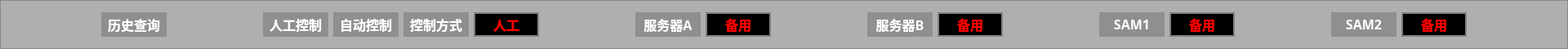
  <widget class="QFrame" name="frame">
   <property name="geometry">
    <rect>
     <x>0</x>
     <y>0</y>
     <width>1920</width>
     <height>60</height>
    </rect>
   </property>
   <property name="sizePolicy">
    <sizepolicy hsizetype="Fixed" vsizetype="Fixed">
     <horstretch>0</horstretch>
     <verstretch>0</verstretch>
    </sizepolicy>
   </property>
   <property name="minimumSize">
    <size>
     <width>1920</width>
     <height>60</height>
    </size>
   </property>
   <property name="maximumSize">
    <size>
     <width>1920</width>
     <height>60</height>
    </size>
   </property>
   <property name="styleSheet">
    <string notr="true">background-color: rgb(175, 175, 175);</string>
   </property>
   <property name="frameShape">
    <enum>QFrame::StyledPanel</enum>
   </property>
   <property name="frameShadow">
    <enum>QFrame::Raised</enum>
   </property>
   <layout class="QHBoxLayout" name="horizontalLayout_3">
    <item>
     <spacer name="horizontalSpacer_2">
      <property name="orientation">
       <enum>Qt::Horizontal</enum>
      </property>
      <property name="sizeHint" stdset="0">
       <size>
        <width>102</width>
        <height>20</height>
       </size>
      </property>
     </spacer>
    </item>
    <item>
     <widget class="QPushButton" name="BTN_search">
      <property name="sizePolicy">
       <sizepolicy hsizetype="Fixed" vsizetype="Fixed">
        <horstretch>0</horstretch>
        <verstretch>0</verstretch>
       </sizepolicy>
      </property>
      <property name="minimumSize">
       <size>
        <width>80</width>
        <height>30</height>
       </size>
      </property>
      <property name="maximumSize">
       <size>
        <width>80</width>
        <height>30</height>
       </size>
      </property>
      <property name="font">
       <font>
        <family>Microsoft YaHei</family>
        <pointsize>12</pointsize>
        <weight>75</weight>
        <bold>true</bold>
       </font>
      </property>
      <property name="styleSheet">
       <string notr="true">/* 正常状态 */
QPushButton {
    border-radius: 0px;             /* 直角矩形 */
    background-color: rgb(143, 143, 143); /* 红色背景 */
	color:rgb(255, 255, 255);
}

/* 按下状态（保持不透明） */
QPushButton:pressed {
    background-color: rgb(100, 100, 100); /* 按下时变暗，但不透明 */
    border: 1px solid #888;           /* 添加边框增强点击反馈 */
	color:rgb(255, 255, 255);
}</string>
      </property>
      <property name="text">
       <string>历史查询</string>
      </property>
     </widget>
    </item>
    <item>
     <spacer name="horizontalSpacer_9">
      <property name="orientation">
       <enum>Qt::Horizontal</enum>
      </property>
      <property name="sizeHint" stdset="0">
       <size>
        <width>102</width>
        <height>20</height>
       </size>
      </property>
     </spacer>
    </item>
    <item>
     <layout class="QHBoxLayout" name="horizontalLayout">
      <item>
       <widget class="QPushButton" name="BTN_manual">
        <property name="sizePolicy">
         <sizepolicy hsizetype="Fixed" vsizetype="Fixed">
          <horstretch>0</horstretch>
          <verstretch>0</verstretch>
         </sizepolicy>
        </property>
        <property name="minimumSize">
         <size>
          <width>80</width>
          <height>30</height>
         </size>
        </property>
        <property name="maximumSize">
         <size>
          <width>80</width>
          <height>30</height>
         </size>
        </property>
        <property name="font">
         <font>
          <family>Microsoft YaHei</family>
          <pointsize>12</pointsize>
          <weight>75</weight>
          <bold>true</bold>
         </font>
        </property>
        <property name="styleSheet">
         <string notr="true">/* 正常状态 */
QPushButton {
    border-radius: 0px;             /* 直角矩形 */
    background-color: rgb(143, 143, 143); /* 红色背景 */
	color:rgb(255, 255, 255);
}

/* 按下状态（保持不透明） */
QPushButton:pressed {
    background-color: rgb(100, 100, 100); /* 按下时变暗，但不透明 */
    border: 1px solid #888;           /* 添加边框增强点击反馈 */
	color:rgb(255, 255, 255);
}</string>
        </property>
        <property name="text">
         <string>人工控制</string>
        </property>
       </widget>
      </item>
      <item>
       <widget class="QPushButton" name="BTN_auto">
        <property name="sizePolicy">
         <sizepolicy hsizetype="Fixed" vsizetype="Fixed">
          <horstretch>0</horstretch>
          <verstretch>0</verstretch>
         </sizepolicy>
        </property>
        <property name="minimumSize">
         <size>
          <width>80</width>
          <height>30</height>
         </size>
        </property>
        <property name="maximumSize">
         <size>
          <width>80</width>
          <height>30</height>
         </size>
        </property>
        <property name="font">
         <font>
          <family>Microsoft YaHei</family>
          <pointsize>12</pointsize>
          <weight>75</weight>
          <bold>true</bold>
         </font>
        </property>
        <property name="styleSheet">
         <string notr="true">/* 正常状态 */
QPushButton {
    border-radius: 0px;             /* 直角矩形 */
    background-color: rgb(143, 143, 143); /* 红色背景 */
	color:rgb(255, 255, 255);
}

/* 按下状态（保持不透明） */
QPushButton:pressed {
    background-color: rgb(100, 100, 100); /* 按下时变暗，但不透明 */
    border: 1px solid #888;           /* 添加边框增强点击反馈 */
	color:rgb(255, 255, 255);
}</string>
        </property>
        <property name="text">
         <string>自动控制</string>
        </property>
       </widget>
      </item>
      <item>
       <widget class="QLabel" name="label_handorauto">
        <property name="sizePolicy">
         <sizepolicy hsizetype="Fixed" vsizetype="Fixed">
          <horstretch>0</horstretch>
          <verstretch>0</verstretch>
         </sizepolicy>
        </property>
        <property name="minimumSize">
         <size>
          <width>80</width>
          <height>30</height>
         </size>
        </property>
        <property name="maximumSize">
         <size>
          <width>80</width>
          <height>30</height>
         </size>
        </property>
        <property name="font">
         <font>
          <family>Microsoft YaHei</family>
          <pointsize>12</pointsize>
         </font>
        </property>
        <property name="styleSheet">
         <string notr="true">background-color: rgb(143, 143, 143);
color: rgb(255, 255, 255);
</string>
        </property>
        <property name="text">
         <string>&lt;html&gt;&lt;head/&gt;&lt;body&gt;&lt;p align=&quot;center&quot;&gt;&lt;span style=&quot; font-size:12pt; font-weight:600;&quot;&gt;控制方式&lt;/span&gt;&lt;/p&gt;&lt;/body&gt;&lt;/html&gt;</string>
        </property>
        <property name="alignment">
         <set>Qt::AlignCenter</set>
        </property>
       </widget>
      </item>
      <item>
       <widget class="QLabel" name="label_control_method">
        <property name="sizePolicy">
         <sizepolicy hsizetype="Fixed" vsizetype="Fixed">
          <horstretch>0</horstretch>
          <verstretch>0</verstretch>
         </sizepolicy>
        </property>
        <property name="minimumSize">
         <size>
          <width>80</width>
          <height>30</height>
         </size>
        </property>
        <property name="maximumSize">
         <size>
          <width>80</width>
          <height>30</height>
         </size>
        </property>
        <property name="font">
         <font>
          <family>Microsoft YaHei</family>
          <pointsize>12</pointsize>
         </font>
        </property>
        <property name="styleSheet">
         <string notr="true">background-color: rgb(0, 0, 0);
color: rgb(255, 0, 0);
border: 2px solid gray;

</string>
        </property>
        <property name="text">
         <string>&lt;html&gt;&lt;head/&gt;&lt;body&gt;&lt;p align=&quot;center&quot;&gt;&lt;span style=&quot; font-size:12pt; font-weight:600;&quot;&gt;人工&lt;/span&gt;&lt;/p&gt;&lt;/body&gt;&lt;/html&gt;</string>
        </property>
        <property name="alignment">
         <set>Qt::AlignCenter</set>
        </property>
       </widget>
      </item>
     </layout>
    </item>
    <item>
     <spacer name="horizontalSpacer_4">
      <property name="orientation">
       <enum>Qt::Horizontal</enum>
      </property>
      <property name="sizeHint" stdset="0">
       <size>
        <width>102</width>
        <height>20</height>
       </size>
      </property>
     </spacer>
    </item>
    <item>
     <layout class="QHBoxLayout" name="horizontalLayout_4">
      <item>
       <widget class="QLabel" name="label_serverA">
        <property name="sizePolicy">
         <sizepolicy hsizetype="Fixed" vsizetype="Preferred">
          <horstretch>0</horstretch>
          <verstretch>0</verstretch>
         </sizepolicy>
        </property>
        <property name="minimumSize">
         <size>
          <width>80</width>
          <height>30</height>
         </size>
        </property>
        <property name="maximumSize">
         <size>
          <width>80</width>
          <height>30</height>
         </size>
        </property>
        <property name="font">
         <font>
          <family>Microsoft YaHei</family>
          <pointsize>12</pointsize>
         </font>
        </property>
        <property name="styleSheet">
         <string notr="true">background-color: rgb(143, 143, 143);
color: rgb(255, 255, 255);
</string>
        </property>
        <property name="text">
         <string>&lt;html&gt;&lt;head/&gt;&lt;body&gt;&lt;p align=&quot;center&quot;&gt;&lt;span style=&quot; font-size:12pt; font-weight:600;&quot;&gt;服务器A&lt;/span&gt;&lt;/p&gt;&lt;/body&gt;&lt;/html&gt;</string>
        </property>
        <property name="alignment">
         <set>Qt::AlignCenter</set>
        </property>
       </widget>
      </item>
      <item>
       <widget class="QLabel" name="label_serverA_state">
        <property name="sizePolicy">
         <sizepolicy hsizetype="Fixed" vsizetype="Preferred">
          <horstretch>0</horstretch>
          <verstretch>0</verstretch>
         </sizepolicy>
        </property>
        <property name="minimumSize">
         <size>
          <width>80</width>
          <height>30</height>
         </size>
        </property>
        <property name="maximumSize">
         <size>
          <width>80</width>
          <height>30</height>
         </size>
        </property>
        <property name="font">
         <font>
          <family>Microsoft YaHei</family>
          <pointsize>12</pointsize>
         </font>
        </property>
        <property name="styleSheet">
         <string notr="true">background-color: rgb(0, 0, 0);
color: rgb(255, 0, 0);
border: 2px solid gray;
</string>
        </property>
        <property name="text">
         <string>&lt;html&gt;&lt;head/&gt;&lt;body&gt;&lt;p align=&quot;center&quot;&gt;&lt;span style=&quot; font-size:12pt; font-weight:600;&quot;&gt;备用&lt;/span&gt;&lt;/p&gt;&lt;/body&gt;&lt;/html&gt;</string>
        </property>
        <property name="alignment">
         <set>Qt::AlignCenter</set>
        </property>
       </widget>
      </item>
     </layout>
    </item>
    <item>
     <spacer name="horizontalSpacer_5">
      <property name="orientation">
       <enum>Qt::Horizontal</enum>
      </property>
      <property name="sizeHint" stdset="0">
       <size>
        <width>103</width>
        <height>20</height>
       </size>
      </property>
     </spacer>
    </item>
    <item>
     <layout class="QHBoxLayout" name="horizontalLayout_5">
      <item>
       <widget class="QLabel" name="label_serverB">
        <property name="sizePolicy">
         <sizepolicy hsizetype="Fixed" vsizetype="Fixed">
          <horstretch>0</horstretch>
          <verstretch>0</verstretch>
         </sizepolicy>
        </property>
        <property name="minimumSize">
         <size>
          <width>80</width>
          <height>30</height>
         </size>
        </property>
        <property name="maximumSize">
         <size>
          <width>80</width>
          <height>30</height>
         </size>
        </property>
        <property name="font">
         <font>
          <family>Microsoft YaHei</family>
          <pointsize>12</pointsize>
         </font>
        </property>
        <property name="styleSheet">
         <string notr="true">background-color: rgb(143, 143, 143);
color: rgb(255, 255, 255);
</string>
        </property>
        <property name="text">
         <string>&lt;html&gt;&lt;head/&gt;&lt;body&gt;&lt;p align=&quot;center&quot;&gt;&lt;span style=&quot; font-size:12pt; font-weight:600;&quot;&gt;服务器B&lt;/span&gt;&lt;/p&gt;&lt;/body&gt;&lt;/html&gt;</string>
        </property>
        <property name="alignment">
         <set>Qt::AlignCenter</set>
        </property>
       </widget>
      </item>
      <item>
       <widget class="QLabel" name="label_serverB_state">
        <property name="sizePolicy">
         <sizepolicy hsizetype="Fixed" vsizetype="Fixed">
          <horstretch>0</horstretch>
          <verstretch>0</verstretch>
         </sizepolicy>
        </property>
        <property name="minimumSize">
         <size>
          <width>80</width>
          <height>30</height>
         </size>
        </property>
        <property name="maximumSize">
         <size>
          <width>80</width>
          <height>30</height>
         </size>
        </property>
        <property name="font">
         <font>
          <family>Microsoft YaHei</family>
          <pointsize>12</pointsize>
         </font>
        </property>
        <property name="styleSheet">
         <string notr="true">background-color: rgb(0, 0, 0);
color: rgb(255, 0, 0);
border: 2px solid gray;

</string>
        </property>
        <property name="text">
         <string>&lt;html&gt;&lt;head/&gt;&lt;body&gt;&lt;p align=&quot;center&quot;&gt;&lt;span style=&quot; font-size:12pt; font-weight:600;&quot;&gt;备用&lt;/span&gt;&lt;/p&gt;&lt;/body&gt;&lt;/html&gt;</string>
        </property>
        <property name="alignment">
         <set>Qt::AlignCenter</set>
        </property>
       </widget>
      </item>
     </layout>
    </item>
    <item>
     <spacer name="horizontalSpacer_6">
      <property name="orientation">
       <enum>Qt::Horizontal</enum>
      </property>
      <property name="sizeHint" stdset="0">
       <size>
        <width>102</width>
        <height>20</height>
       </size>
      </property>
     </spacer>
    </item>
    <item>
     <layout class="QHBoxLayout" name="horizontalLayout_7">
      <item>
       <widget class="QLabel" name="label_SAM1">
        <property name="sizePolicy">
         <sizepolicy hsizetype="Fixed" vsizetype="Preferred">
          <horstretch>0</horstretch>
          <verstretch>0</verstretch>
         </sizepolicy>
        </property>
        <property name="minimumSize">
         <size>
          <width>80</width>
          <height>30</height>
         </size>
        </property>
        <property name="maximumSize">
         <size>
          <width>80</width>
          <height>30</height>
         </size>
        </property>
        <property name="font">
         <font>
          <family>Microsoft YaHei</family>
          <pointsize>12</pointsize>
         </font>
        </property>
        <property name="styleSheet">
         <string notr="true">background-color: rgb(143, 143, 143);
color: rgb(255, 255, 255);
</string>
        </property>
        <property name="text">
         <string>&lt;html&gt;&lt;head/&gt;&lt;body&gt;&lt;p align=&quot;center&quot;&gt;&lt;span style=&quot; font-size:12pt; font-weight:600;&quot;&gt;SAM1&lt;/span&gt;&lt;/p&gt;&lt;/body&gt;&lt;/html&gt;</string>
        </property>
        <property name="alignment">
         <set>Qt::AlignCenter</set>
        </property>
       </widget>
      </item>
      <item>
       <widget class="QLabel" name="label_SAM1_state">
        <property name="sizePolicy">
         <sizepolicy hsizetype="Fixed" vsizetype="Preferred">
          <horstretch>0</horstretch>
          <verstretch>0</verstretch>
         </sizepolicy>
        </property>
        <property name="minimumSize">
         <size>
          <width>80</width>
          <height>30</height>
         </size>
        </property>
        <property name="maximumSize">
         <size>
          <width>80</width>
          <height>30</height>
         </size>
        </property>
        <property name="font">
         <font>
          <family>Microsoft YaHei</family>
          <pointsize>12</pointsize>
         </font>
        </property>
        <property name="styleSheet">
         <string notr="true">background-color: rgb(0, 0, 0);
color: rgb(255, 0, 0);
border: 2px solid gray;
</string>
        </property>
        <property name="text">
         <string>&lt;html&gt;&lt;head/&gt;&lt;body&gt;&lt;p align=&quot;center&quot;&gt;&lt;span style=&quot; font-size:12pt; font-weight:600;&quot;&gt;备用&lt;/span&gt;&lt;/p&gt;&lt;/body&gt;&lt;/html&gt;</string>
        </property>
        <property name="alignment">
         <set>Qt::AlignCenter</set>
        </property>
       </widget>
      </item>
     </layout>
    </item>
    <item>
     <spacer name="horizontalSpacer_7">
      <property name="orientation">
       <enum>Qt::Horizontal</enum>
      </property>
      <property name="sizeHint" stdset="0">
       <size>
        <width>102</width>
        <height>20</height>
       </size>
      </property>
     </spacer>
    </item>
    <item>
     <layout class="QHBoxLayout" name="horizontalLayout_8">
      <item>
       <widget class="QLabel" name="label_SAM2">
        <property name="sizePolicy">
         <sizepolicy hsizetype="Fixed" vsizetype="Preferred">
          <horstretch>0</horstretch>
          <verstretch>0</verstretch>
         </sizepolicy>
        </property>
        <property name="minimumSize">
         <size>
          <width>80</width>
          <height>30</height>
         </size>
        </property>
        <property name="maximumSize">
         <size>
          <width>80</width>
          <height>30</height>
         </size>
        </property>
        <property name="font">
         <font>
          <family>Microsoft YaHei</family>
          <pointsize>12</pointsize>
         </font>
        </property>
        <property name="styleSheet">
         <string notr="true">background-color: rgb(143, 143, 143);
color: rgb(255, 255, 255);
</string>
        </property>
        <property name="text">
         <string>&lt;html&gt;&lt;head/&gt;&lt;body&gt;&lt;p align=&quot;center&quot;&gt;&lt;span style=&quot; font-size:12pt; font-weight:600;&quot;&gt;SAM2&lt;/span&gt;&lt;/p&gt;&lt;/body&gt;&lt;/html&gt;</string>
        </property>
        <property name="alignment">
         <set>Qt::AlignCenter</set>
        </property>
       </widget>
      </item>
      <item>
       <widget class="QLabel" name="label_SAM2_state">
        <property name="sizePolicy">
         <sizepolicy hsizetype="Fixed" vsizetype="Preferred">
          <horstretch>0</horstretch>
          <verstretch>0</verstretch>
         </sizepolicy>
        </property>
        <property name="minimumSize">
         <size>
          <width>80</width>
          <height>30</height>
         </size>
        </property>
        <property name="maximumSize">
         <size>
          <width>80</width>
          <height>30</height>
         </size>
        </property>
        <property name="font">
         <font>
          <family>Microsoft YaHei</family>
          <pointsize>12</pointsize>
         </font>
        </property>
        <property name="styleSheet">
         <string notr="true">background-color: rgb(0, 0, 0);
color: rgb(255, 0, 0);
border: 2px solid gray;
</string>
        </property>
        <property name="text">
         <string>&lt;html&gt;&lt;head/&gt;&lt;body&gt;&lt;p align=&quot;center&quot;&gt;&lt;span style=&quot; font-size:12pt; font-weight:600;&quot;&gt;备用&lt;/span&gt;&lt;/p&gt;&lt;/body&gt;&lt;/html&gt;</string>
        </property>
        <property name="alignment">
         <set>Qt::AlignCenter</set>
        </property>
       </widget>
      </item>
     </layout>
    </item>
    <item>
     <spacer name="horizontalSpacer_8">
      <property name="orientation">
       <enum>Qt::Horizontal</enum>
      </property>
      <property name="sizeHint" stdset="0">
       <size>
        <width>102</width>
        <height>20</height>
       </size>
      </property>
     </spacer>
    </item>
   </layout>
  </widget>
